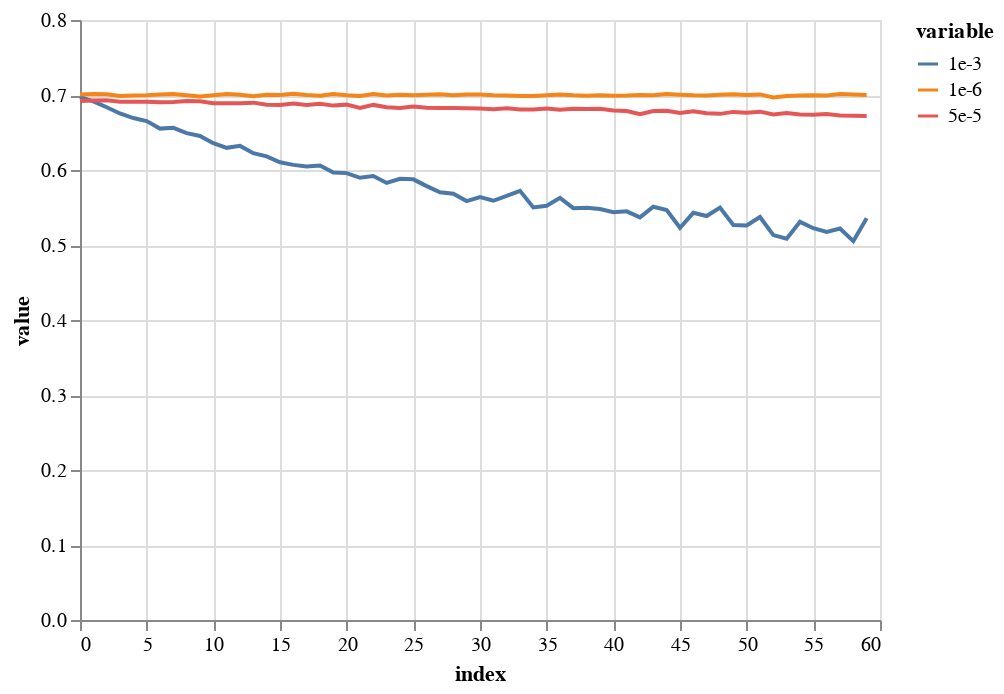

The notebook cell saved with this chart:
### Markdown cell above
#### Plot Loss

### Code cell
loss_df = pd.DataFrame(losses).T
# loss_df.columns = ["0", "1e-3", "0.1"]
# loss_df.columns = ["SGD", "RMSprop", "AdamW"]
# loss_df.columns = ["tokenizer", "better_tokenizer"]
loss_df.columns = ["1e-3", "5e-5", "1e-6"]
loss_df = loss_df.melt(ignore_index=False).reset_index()
alt.Chart(loss_df).mark_line().encode(
    x = alt.X("index:Q"),
    y = alt.Y("value:Q"),
    color = alt.Color("variable:N")
)

### Figure 1 — Vega-Lite specification as saved in the notebook (floating-point values rounded to 4 significant figures; data arrays with more than 128 entries replaced by an {"elided": "..."} marker saying what was removed)
{"config": {"view": {"continuousWidth": 400, "continuousHeight": 300}}, "data": {"name": "data-fbe33d46ca2f7beba1341ba5e959812e"}, "mark": "line", "encoding": {"color": {"type": "nominal", "field": "variable"}, "x": {"type": "quantitative", "field": "index"}, "y": {"type": "quantitative", "field": "value"}}, "$schema": "https://vega.github.io/schema/vega-lite/v4.8.1.json", "datasets": {"data-fbe33d46ca2f7beba1341ba5e959812e": {"elided": "180 records"}}}
